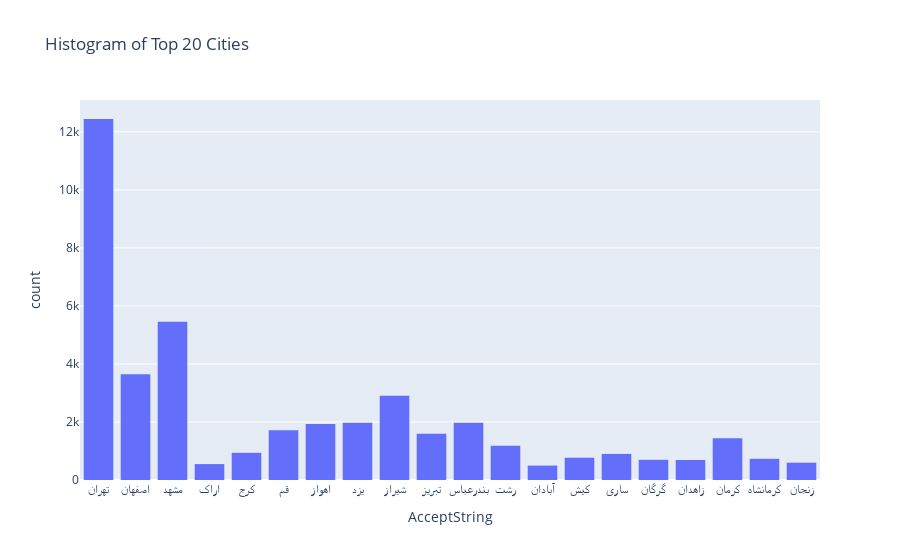

Notebook source saved alongside this figure:
### Code cell
temp = data_transport[data_transport['AcceptString'].isin(top_cities)]
fig = px.histogram(temp, x="AcceptString", title='Histogram of Top 20 Cities')
fig.show()

### Figure 1 — Plotly figure (JSON) as saved in the notebook; plotly's stock layout.template omitted (floating-point values rounded to 4 significant figures; data arrays with more than 128 entries replaced by an {"elided": "..."} marker saying what was removed)
{"data": [{"alignmentgroup": "True", "bingroup": "x", "hovertemplate": "AcceptString=%{x}<br>count=%{y}<extra></extra>", "legendgroup": "", "marker": {"color": "#636efa", "pattern": {"shape": ""}}, "name": "", "offsetgroup": "", "orientation": "v", "showlegend": false, "type": "histogram", "x": {"elided": "42607 str values"}, "xaxis": "x", "yaxis": "y"}], "layout": {"barmode": "relative", "legend": {"tracegroupgap": 0}, "title": {"text": "Histogram of Top 20 Cities"}, "xaxis": {"anchor": "y", "domain": [0, 1], "title": {"text": "AcceptString"}}, "yaxis": {"anchor": "x", "domain": [0, 1], "title": {"text": "count"}}}}
